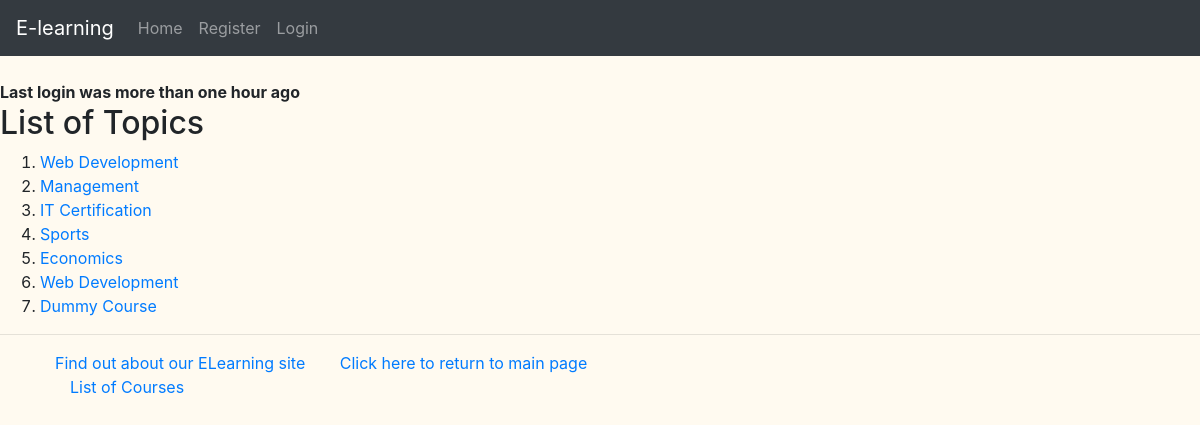
The page /myapp/ on the database its author committed.
### myapp/models.py (models this page shows, shortened)
class Topic(models.Model):
    name = models.CharField(max_length=200)
    category = models.CharField(blank=False, max_length=300, default="")

### myapp/views.py (the view)
# urls.py: path(r'', views.index, name='index'),
def index(request):
    top_list = Topic.objects.all().order_by('id')[:10]
    if request.session.test_cookie_worked():
        print('The test cookie is working')
        request.session.delete_test_cookie()
        print('Test cookie Deleted also')
    last_logged = ''
    if request.session.has_key('last_connection'):
        last_logged = request.session['last_connection']
        print(last_logged)
    return render(request, 'myapp/index.html', {'top_list': top_list, 'last_logged': last_logged})
    '''Part 1
    2. C) Wr are passing the context variable 'top_list' to the index view
    '''

### myapp/templates/myapp/index.html
{% extends 'myapp/base.html' %}
{% block body_block %}
    {% if last_logged %}
    <h1>Last Logged in at: {{ last_logged }}</h1>
    {% else %}
        <strong>Last login was more than one hour ago</strong>
    {% endif %}
    {% if top_list %}
         <h2>List of Topics</h2>
            <ol>
                {% for top in top_list %}
                    <li> <a href="/myapp/{{top.id}}">{{ top.name}}</a> </li>
                {% endfor %}
            </ol>
    {% else %}
        <strong>There are no available topics!</strong>
    {% endif %}
{% endblock %}

### myapp/static/myapp/style.css (style rules this page uses)
.color { background-color: #7395AE; }

### rows shown on the page
Topic: name "Web Development"
Topic: name "Management"
Topic: name "IT Certification"
Topic: name "Sports"
Topic: name "Economics"
Topic: name "Web Development"
Topic: name "Dummy Course"
